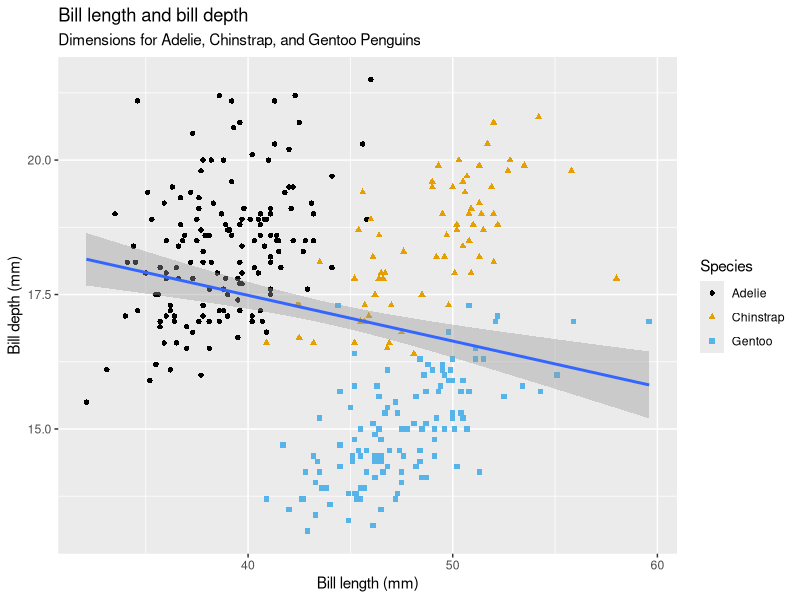
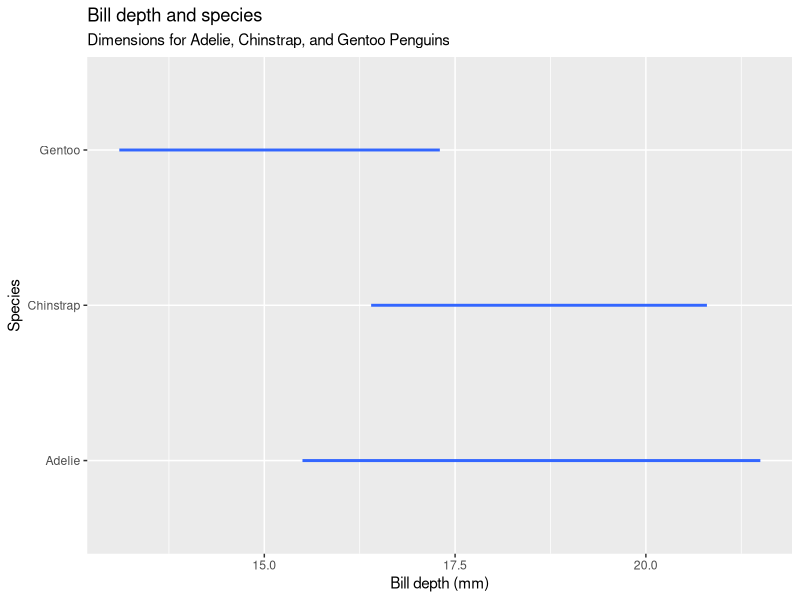

These charts were generated, in order, by the following R code:
library(tidyverse)
library(palmerpenguins)
library(ggthemes)

#' Exercises

#' 1. How many rows are in penguins? How many columns?

cat("The Penguins dataset has",nrow(penguins),"rows and",ncol(penguins),"columns")

#' 2. What does the bill_depth_mm variable in the penguins data frame describe? Read the help for ?penguins to find out.

?penguins

#' It's a number denoting bill length (millimeters)

#' 3.Make a scatterplot of bill_depth_mm vs. bill_length_mm. That is, make a scatterplot with bill_depth_mm on the y-axis and bill_length_mm on the x-axis. Describe the relationship between these two variables.

#+ echo=T, warnings=F, message=F

ggplot(
  data = penguins,
  mapping = aes(x = bill_length_mm , y = bill_depth_mm )
) +
  geom_point(aes(color = species, shape = species)) +
  geom_smooth(method = "lm") +
  labs(
    title = "Bill length and bill depth",
    subtitle = "Dimensions for Adelie, Chinstrap, and Gentoo Penguins",
    x = "Bill length (mm)", y = "Bill depth (mm)",
    color = "Species", shape = "Species"
  ) +
  scale_color_colorblind()

#' As bill length increases, bill depth generally decreases.  There are some spieces that have much deeper but shorter bills (Adelie) and others with longer but more shallow (Gentoo)"

#' 4. What happens if you make a scatterplot of species vs. bill_depth_mm? What might be a better choice of geom?

ggplot(
  data = penguins,
  mapping = aes(x = bill_depth_mm , y = species )
) +
  #geom_point(aes(color = species, shape = species)) +
  geom_smooth(method = "lm") +
  labs(
    title = "Bill depth and species",
    subtitle = "Dimensions for Adelie, Chinstrap, and Gentoo Penguins",
    x = "Bill depth (mm)", y = "Species",
    color = "Species", shape = "Species"
  ) +
  scale_color_colorblind()

#' I think a bar chart would be better than scatterplot
#' 

